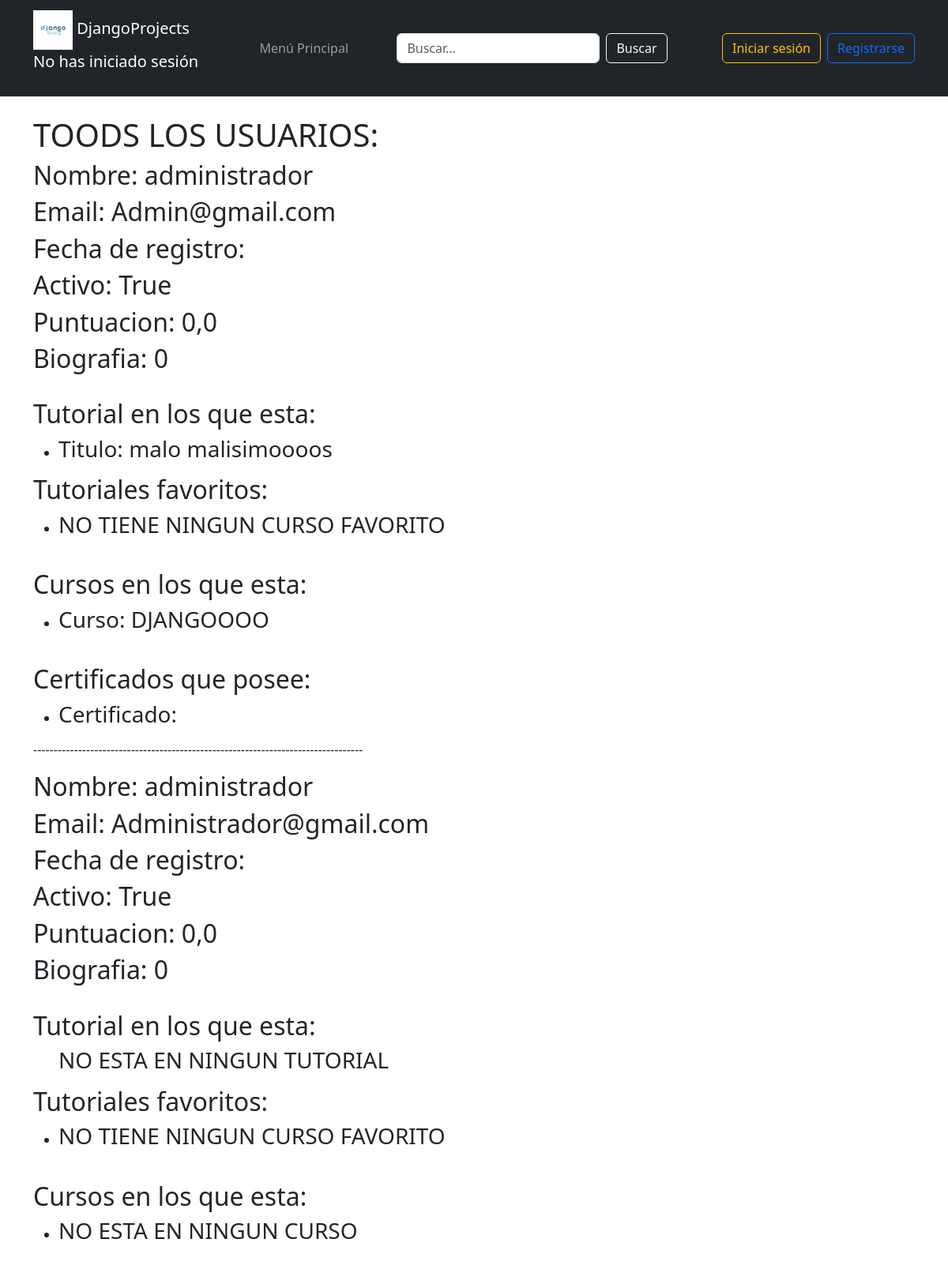
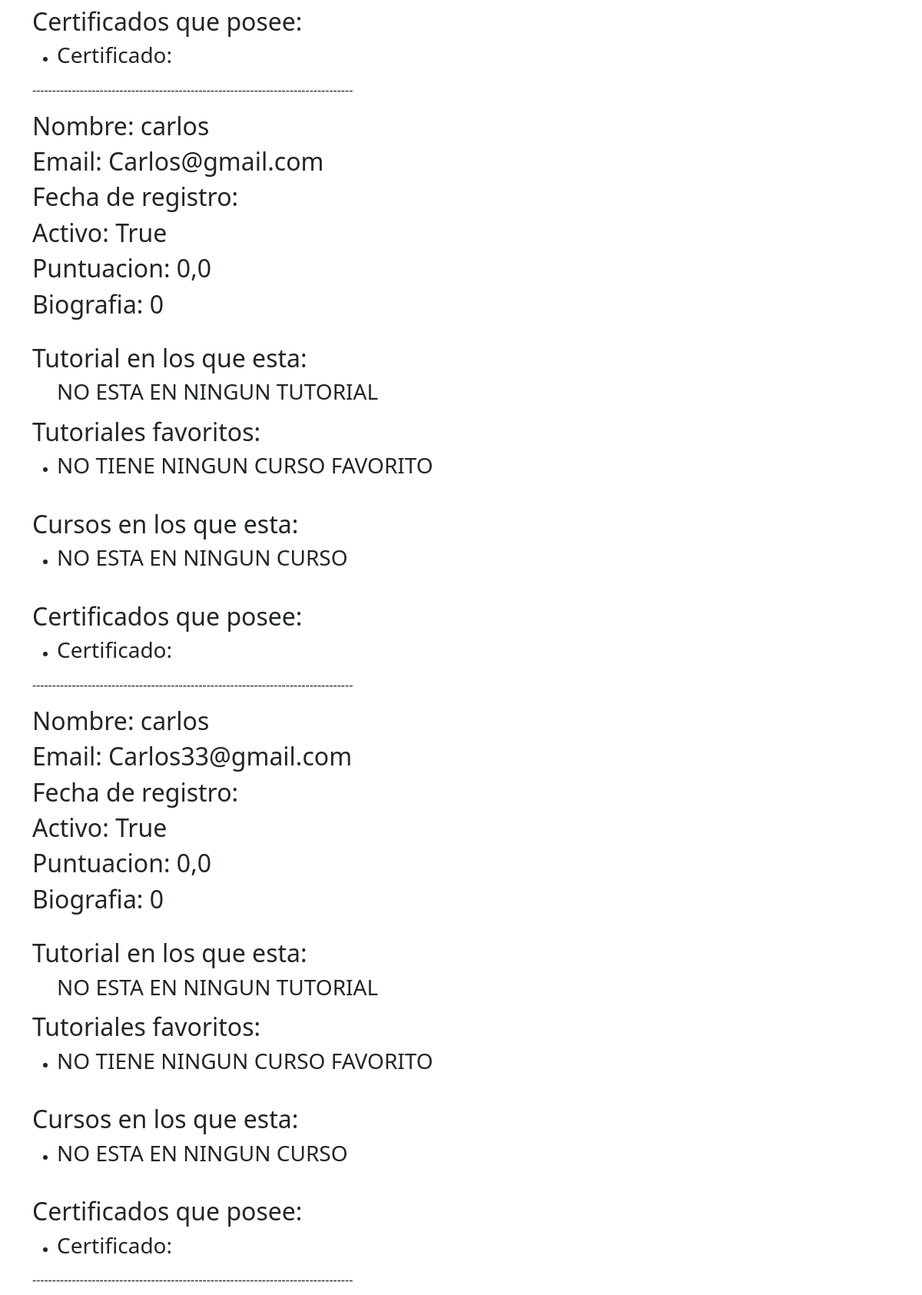
Screenshot of /Usuarios/listaUsuario (upper part) with the database file from the repository (2 pictures, top to bottom).
### tutorial/models.py (models this page shows, shortened)
class Usuario(AbstractBaseUser, PermissionsMixin):
    ADMINISTRADOR = 1
    PROFESOR = 2
    ESTUDIANTE = 3
    ROLES = (
        (ADMINISTRADOR, 'administrador'),
        (PROFESOR, 'profesor'),
        (ESTUDIANTE, 'estudiante'),
    )
    email = models.EmailField(unique=True)
    nombre = models.CharField(max_length=30)
    fecha_Registro = models.DateField(null=True, blank=True)
    puntuacion = models.DecimalField(max_digits=3, decimal_places=1, default=0.0)
    es_activo = models.BooleanField(default=True)
    is_staff = models.BooleanField(default=False)  # Aquí está el campo
    is_superuser = models.BooleanField(default=False)  # Aquí está el campo
    rol = models.PositiveSmallIntegerField(choices=ROLES, default=ADMINISTRADOR)
    imagen = models.ImageField(upload_to='imagenes/', null=True, blank=True)
    USERNAME_FIELD = 'email'  # Campo único para autenticación
    REQUIRED_FIELDS = ['nombre']  # Campos obligatorios para createsuperuser
    objects = UsuarioManager()  # Asegúrate de que el manager esté asignado correctamente

class Tutorial(models.Model):
    titulo = models.CharField(max_length=50)
    contenido = models.TextField()
    fecha_Creacion = models.DateTimeField()
    visitas = models.IntegerField()
    valoracion = models.DecimalField(max_digits=3, decimal_places=1)
    usuario = models.ForeignKey(Usuario, on_delete=models.CASCADE, related_name="usuario_del_tutorial")

class Curso(models.Model):
    nombre = models.CharField(max_length=50)
    descripcion = models.TextField(max_length=300)
    horas = models.IntegerField(null = False, blank= False)
    precio = models.DecimalField(max_digits=5, decimal_places=2)
    usuario = models.ManyToManyField(Usuario, related_name="usuarios_del_curso")
    tutorial = models.ForeignKey(Tutorial, on_delete=models.CASCADE, related_name="Tutoriales_cursos",
                                 null=True, blank=True )

### tutorial/views.py (the view)
# urls.py: path('Usuarios/listaUsuario', views.listar_usuarios, name = 'listar_ususario'),
def listar_usuarios (request):
    usuario = Usuario.objects.select_related(
        "perfiles_Usuarios",
        "Certificado_Usuarios"
    ).prefetch_related(
        Prefetch("usuario_del_tutorial"),
        Prefetch("Favoritos_del_usuario"),
        Prefetch("usuarios_del_curso"),
    ).all()
    return render(request, 'Usuario/listaUsuario.html', {"usuaios_mostrar": usuario})

### tutorial/templates/Usuario/listaUsuario.html
{% extends "Padre.html" %}
{% block cabecera %}
<h1>TOODS LOS USUARIOS: </h1>
{% endblock %}
{% block contenido %}
    {% for usuario in usuaios_mostrar %}
        {% include "Usuario/usuarios.html" %}
    {% endfor %}
{% endblock %}

### tutorial/templates/Usuario/usuarios.html
<div>
    <h2>Nombre: {{ usuario.nombre  | center:"15"}}</h2>
    <h2>Email: {{ usuario.email  | capfirst}}</h2>
    <h2>Fecha de registro: {{ usuario.fecha_Registro | date:"d/m/Y"}}</h2>
    <h2>Activo: {{ usuario.es_activo }}</h2>
    <h2>Puntuacion: {{ usuario.puntuacion }}</h2>
    <h2>Biografia: {{ usuario.perfiles_Usuarios.bio | wordcount}}</h2>
    <br>
    <h2>Tutorial en los que esta: </h2>
    <ul>
        {% for tutorial in usuario.usuario_del_tutorial.all %}
            <li><h3>Titulo: {{ tutorial.titulo | lower }}</h3></li>
            {% empty%}
            <h3>NO ESTA EN NINGUN TUTORIAL</h3>
        {%endfor%}
    </ul>
    <h2>Tutoriales favoritos: </h2>
    <ul>
        {% for favorito in usuario.Favoritos_del_usuario.all %}
            <li>
                <h3>Título: {{ favorito.tutorial.titulo }}</h3>
            </li>
        {% empty %}
            <li>
                <h3>NO TIENE NINGUN CURSO FAVORITO</h3>
            </li>
        {% endfor %}
    </ul>
    <br>
    <h2>Cursos en los que esta: </h2>
    <ul>
        {% for curso in usuario.usuarios_del_curso.all %}
        <li>
            <h3>Curso: {{ curso.nombre }}</h3>
        </li>
        {% empty %}
            <li>
                <h3>NO ESTA EN NINGUN CURSO</h3>
            </li>
        {%endfor%}
    </ul>
    <br>
    <h2>Certificados que posee: </h2>
    <ul>
        <li>
            <h3>Certificado: {{ usuario.Certificado_Usuarios.codigo_verificacion }}</h3>
        </li>
    </ul>
</div>
<p>---------------------------------------------------------------------------------</p>

### tutorial/static/css/EstiloTemplate.css (style rules this page uses)
html, body { height: 100%; margin: 0; padding: 0; font-family: Arial, sans-serif; display: flex; flex-direction: column; }

### rows the page displays
Usuario: nombre "administrador", email "Admin@gmail.com", es_activo "True", puntuacion "0,0", perfiles_Usuarios.bio "0"
Tutorial: titulo "malo malisimoooos"
Curso: nombre "DJANGOOOO"
Usuario: nombre "administrador", email "Administrador@gmail.com", es_activo "True", puntuacion "0,0", perfiles_Usuarios.bio "0"
Usuario: nombre "carlos", email "Carlos@gmail.com", es_activo "True", puntuacion "0,0", perfiles_Usuarios.bio "0"
Usuario: nombre "carlos", email "Carlos33@gmail.com", es_activo "True", puntuacion "0,0", perfiles_Usuarios.bio "0"
